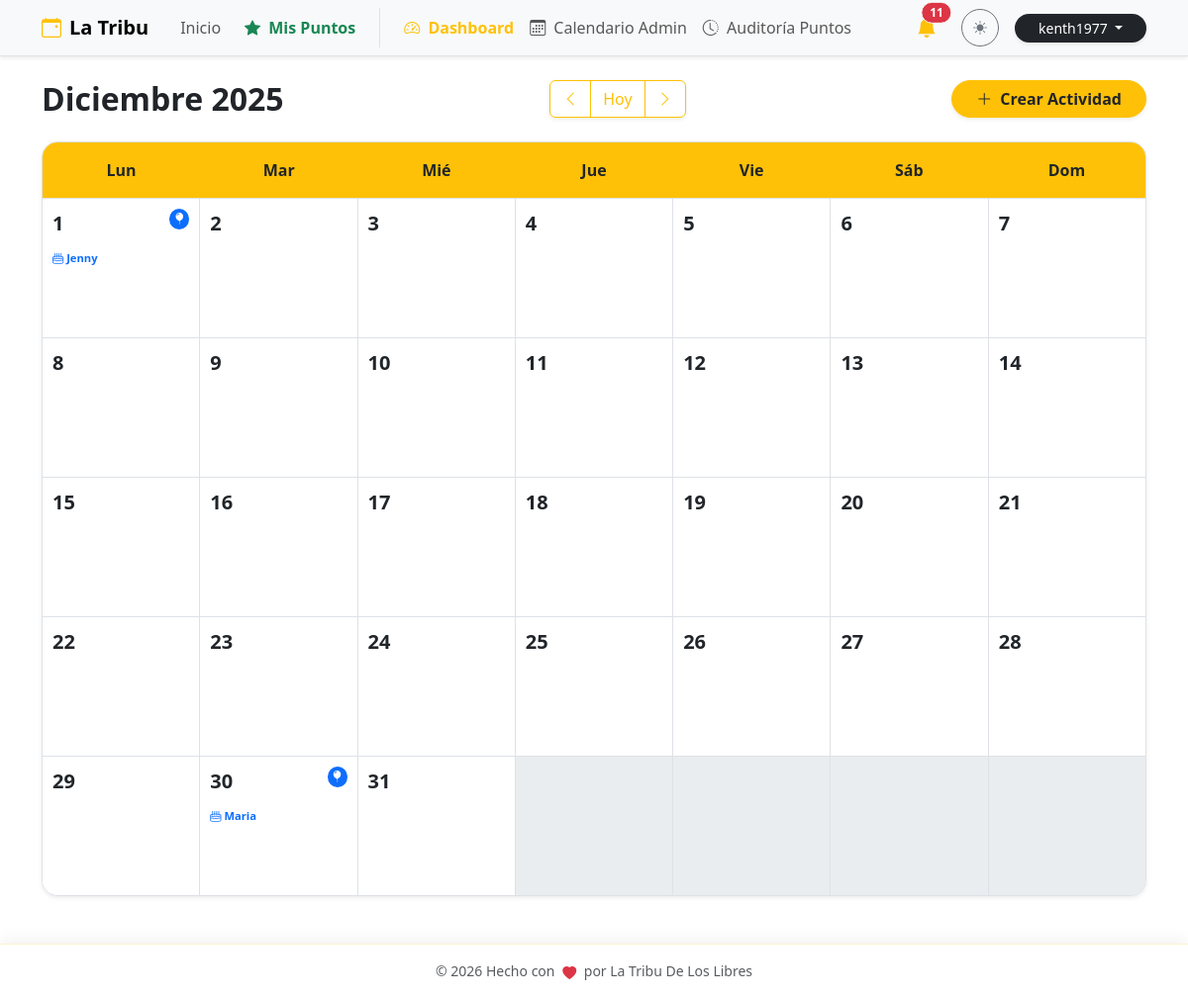
Page /admin/calendar (signed in) on the committed database.
### db.py (models this page shows, shortened)
class User(db.Model, UserMixin):
    __tablename__ = 'user'
    id = db.Column(db.Integer, primary_key=True)
    email = db.Column(db.String(120), unique=True, nullable=False)
    password = db.Column(db.String(200), nullable=False)
    is_superuser = db.Column(db.Boolean, default=False)

class Member(db.Model):
    __tablename__ = 'member'
    id = db.Column(db.Integer, primary_key=True)
    pin = db.Column(db.String(6), unique=True, nullable=False)
    nombre = db.Column(db.String(100), nullable=False)
    apellido1 = db.Column(db.String(100), nullable=False)
    apellido2 = db.Column(db.String(100))
    telefono = db.Column(db.String(20))
    birth_date = db.Column(db.Date)
    puntos_totales = db.Column(db.Integer, default=0)
    ultimo_regalo_bday = db.Column(db.Integer, default=0) # Año del último regalo
    bookings = db.relationship('Booking', backref='member', lazy=True)
    logs = db.relationship('PointLog', backref='member', lazy=True)

### app.py (the view)
@calendar_bp.route('/admin/calendar')
@login_required
def view():
    year = request.args.get('year', datetime.now().year, type=int)
    month = request.args.get('month', datetime.now().month, type=int)
    if month > 12: month = 1; year += 1
    elif month < 1: month = 12; year -= 1
    cal = calendar.Calendar(firstweekday=0)
    weeks = cal.monthdayscalendar(year, month)
    events = Event.query.all()
    monthly_birthdays = Member.query.filter(extract('month', Member.birth_date) == month).all()
    return render_template('calendar.html',
                           weeks=weeks, year=year, month=month,
                           month_name=MESES_ES[month],
                           events=events,
                           monthly_birthdays=monthly_birthdays)

### app.py (called while the page is built)
@login_manager.user_loader
def load_user(user_id):
    try:
        return User.query.get(int(user_id))
    except (TypeError, ValueError, Exception):
        return None

@app.before_request
def force_https():
    if request.headers.get('X-Forwarded-Proto') == 'http':
        url = request.url.replace('http://', 'https://', 1)
        return redirect(url, code=301)

### templates/calendar.html (shortened to what this page needs)
{% extends "base.html" %}
{% block content %}
<div class="d-flex flex-column flex-md-row justify-content-between align-items-center mb-4 gap-3 animate__animated animate__fadeIn">
    <h2 class="mb-0 fw-bold">{{ month_name }} {{ year }}</h2>
    <div class="btn-group shadow-sm">
        <a href="{{ url_for('calendar_view.view', year=year, month=month-1) }}" class="btn btn-outline-warning">
            <i class="bi bi-chevron-left"></i>
        </a>
        <a href="{{ url_for('calendar_view.view') }}" class="btn btn-outline-warning">Hoy</a>
        <a href="{{ url_for('calendar_view.view', year=year, month=month+1) }}" class="btn btn-outline-warning">
            <i class="bi bi-chevron-right"></i>
        </a>
    </div>
    <button class="btn btn-warning fw-bold shadow-sm text-dark px-4 rounded-pill" data-bs-toggle="modal" data-bs-target="#addEventModal">
        <i class="bi bi-plus-lg me-2"></i>Crear Actividad
    </button>
</div>
<div class="calendar-wrapper shadow-sm rounded-4 overflow-hidden border bg-white">
    <div class="calendar-header-grid bg-warning text-dark py-3 fw-bold border-bottom text-center">
        <div>Lun</div>
        <div>Mar</div>
        <div>Mié</div>
        <div>Jue</div>
        <div>Vie</div>
        <div>Sáb</div>
        <div>Dom</div>
    </div>
    <div class="calendar-days-grid">
        {% for week in weeks %}
            {% for day in week %}
                <div class="calendar-cell {% if day == 0 %}empty bg-light bg-opacity-50{% else %}clickable-cell{% endif %}"
                     {% if day != 0 %}onclick="openAddModal({{ day }})"{% endif %}>
                    {% if day != 0 %}
                        <div class="d-flex justify-content-between align-items-start mb-2">
                            <span class="day-number fw-bold fs-5">{{ day }}</span>
                            {% set day_birthdays = [] %}
                            {% for mb in monthly_birthdays %}
                                {% if mb.birth_date.day == day %}
                                    {% set _ = day_birthdays.append(mb) %}
                                {% endif %}
                            {% endfor %}
                            {% if day_birthdays %}
                                <span class="badge bg-primary rounded-circle p-1" title="Cumpleaños: {{ day_birthdays|length }}">
                                    <i class="bi bi-balloon-fill"></i>
                                </span>
                            {% endif %}
                        </div>
                        <div class="event-stack">
                            {% for bday_person in day_birthdays %}
                                <div class="x-small text-primary fw-bold mt-1">
                                    <i class="bi bi-cake2"></i> {{ bday_person.nombre }}
                                </div>
                            {% endfor %}
                        </div>
                    {% endif %}
                </div>
            {% endfor %}
        {% endfor %}
    </div>
</div>
{% endblock %}

### templates/base.html (shortened to what this page needs)
<!DOCTYPE html>
<html lang="es" data-bs-theme="light">
<head>
    <link href="https://cdn.jsdelivr.net/npm/bootstrap@5.3.2/dist/css/bootstrap.min.css" rel="stylesheet">
    <link rel="stylesheet" href="https://cdn.jsdelivr.net/npm/bootstrap-icons@1.11.1/font/bootstrap-icons.css">
    <link rel="stylesheet" href="https://cdnjs.cloudflare.com/ajax/libs/animate.css/4.1.1/animate.min.css"/>
</head>
<body>
    <nav class="navbar navbar-expand-lg bg-body-tertiary border-bottom sticky-top shadow-sm">
        <div class="container">
            <a class="navbar-brand fw-bold" href="{{ url_for('main.home') }}">
                <i class="bi bi-calendar-event me-2 text-warning"></i>La Tribu
            </a>
            <div class="collapse navbar-collapse" id="navbarNav">
                <ul class="navbar-nav me-auto align-items-center">
                    <li class="nav-item">
                        <a class="nav-link px-3" href="{{ url_for('main.home') }}">Inicio</a>
                    </li>
                    <li class="nav-item">
                        <button class="nav-link btn btn-link text-decoration-none fw-bold text-success border-0 bg-transparent" data-bs-toggle="modal" data-bs-target="#pointsModal">
                            <i class="bi bi-star-fill me-1"></i> Mis Puntos
                        </button>
                    </li>
                    {% if current_user.is_authenticated and current_user.is_superuser %}
                    <li class="nav-item ms-lg-3 border-start ps-lg-3">
                        <a class="nav-link fw-bold text-warning" href="{{ url_for('main.dashboard') }}">
                            <i class="bi bi-speedometer2 me-1"></i> Dashboard
                        </a>
                    </li>
                    <li class="nav-item">
                        <a class="nav-link" href="{{ url_for('calendar_view.view') }}">
                            <i class="bi bi-calendar3 me-1"></i> Calendario Admin
                        </a>
                    </li>
                    <li class="nav-item">
                        <a class="nav-link" href="{{ url_for('puntos.historial_global') }}">
                            <i class="bi bi-clock-history me-1"></i> Auditoría Puntos
                        </a>
                    </li>
                    {% endif %}
                </ul>
                <div class="d-flex align-items-center gap-3 mt-3 mt-lg-0">
                    {% if current_user.is_authenticated and current_user.is_superuser %}
                    <div class="dropdown">
                        <button class="btn btn-link position-relative text-dark p-0 me-2" type="button" data-bs-toggle="dropdown" aria-expanded="false">
                            <i class="bi bi-bell-fill fs-5 text-warning"></i>
                            {% if admin_unread_count > 0 %}
                            <span class="position-absolute top-0 start-100 translate-middle badge rounded-pill bg-danger border border-light animate__animated animate__pulse animate__infinite">
                                {{ admin_unread_count }}
                            </span>
                            {% endif %}
                        </button>
                    </div>
                    {% endif %}
                    <button class="btn btn-sm btn-outline-secondary rounded-circle" id="themeToggler" title="Cambiar tema" style="width: 38px; height: 38px; padding: 0;">
                        <i class="bi bi-sun-fill" id="themeIcon"></i>
                    </button>
                    {% if current_user.is_authenticated %}
                        <div class="dropdown">
                            <button class="btn btn-dark btn-sm rounded-pill px-4 dropdown-toggle shadow-sm border-0" type="button" data-bs-toggle="dropdown">
                                {{ current_user.email.split('@')[0] }}
                            </button>
                        </div>
                    {% else %}
                        <a href="{{ url_for('auth.login') }}" class="btn btn-warning btn-sm text-dark fw-bold rounded-pill px-4 shadow-sm border-0">
                            <i class="bi bi-lock-fill me-1"></i>Admin
                        </a>
                    {% endif %}
                </div>
            </div>
        </div>
    </nav>
    <main class="container py-4">
        {% block content %}{% endblock %}
    </main>
    <footer class="footer-sticky-blur py-3 text-center">
        <div class="container d-flex justify-content-center align-items-center gap-3">
            <span class="text-body-secondary fw-medium small">
                © 2026 Hecho con <i class="bi bi-heart-fill text-danger heart-beat mx-1"></i> por La Tribu De Los Libres
            </span>
        </div>
    </footer>
</body>
</html>

### templates/base.html (style rules this page uses)
.heart-beat { display: inline-block; animation: heartbeat 1.5s infinite; vertical-align: middle; }
.footer-sticky-blur { position: fixed; bottom: 0; width: 100%; z-index: 1030; backdrop-filter: blur(12px); -webkit-backdrop-filter: blur(12px); background-color: rgba(var(--bs-body-bg-rgb), 0.8) !important; border-top: 1px solid rgba(var(--bs-warning-rgb), 0.2); box-shadow: 0 -5px 15px rgba(0, 0, 0, 0.05); }
body { padding-bottom: 80px; min-height: 100vh; display: flex; flex-direction: column; transition: background-color 0.3s ease, color 0.3s ease; }
main { flex: 1; }
.nav-link, .btn { transition: all 0.2s ease-in-out; }

### templates/calendar.html (style rules this page uses)
.calendar-header-grid { display: grid; grid-template-columns: repeat(7, 1fr); text-align: center; background-color: #ffc107; }
.calendar-days-grid { display: grid; grid-template-columns: repeat(7, 1fr); background-color: #dee2e6; gap: 1px; }
.calendar-cell { min-height: 140px; background-color: #fff; padding: 10px; transition: background-color 0.2s ease; }
.day-number { color: #adb5bd; }
.clickable-cell .day-number { color: #212529; }
.event-stack { display: flex; flex-direction: column; gap: 4px; }
.x-small { font-size: 0.7rem; }

### rows in the picture
User: email "kenth1977"
Member: nombre "Jenny"
Member: nombre "Maria"

### other values in the picture
{{ admin_unread_count }} "11"
{{ month_name }} "Diciembre"
{{ year }} "2025"
{{ day }} "1" "2" "3" "4" "5" "6" "7" "8" "9" "10" "11" "12" "13" "14" "15" "16" "17" "18" "19" "20" "21" "22" "23" "24" "25" "26" "27" "28" "29" "30" "31"
